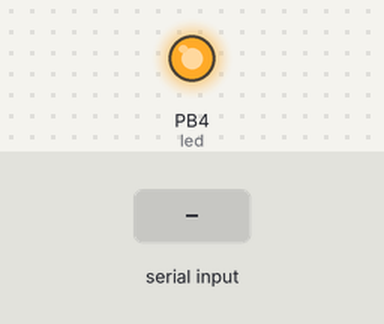
Bench run of a sketch on a simulated ATtiny85, built with avr-gcc and run on an emulated ATtiny85. Parts: output pins drawn as LEDs (lit = HIGH). The inputs (shaded band) are chosen by the test bench.

Above: at 5.2 s.
5.3 s: "1" received over the second serial link
At 6.0 s:
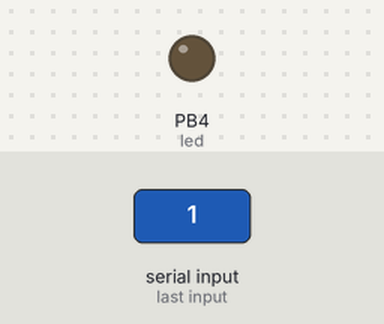
6.8 s: "0" received over the second serial link
At 7.2 s:
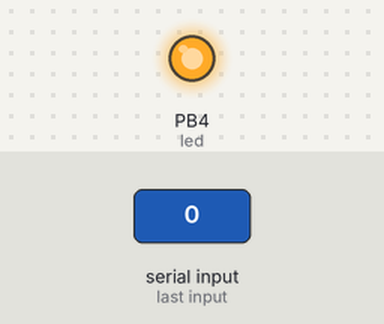
8.3 s: "2" received over the second serial link
At 9.5 s:
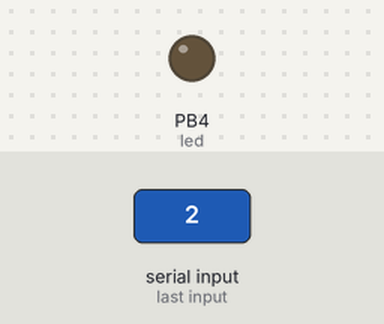
Timing chart, 0 to 11.3 s (numbered marks = the images above; inputs shaded):
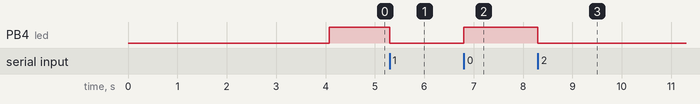

The sketch:

bluetoothHC05LED.ino
```cpp
#include <SoftwareSerial.h>  //Software Serial Port
#define RxD 1
#define TxD 2

#define DEBUG_ENABLED  1

SoftwareSerial blueToothSerial(RxD,TxD);

int led = 4;

void setup()
{
  pinMode(RxD, INPUT);
  pinMode(TxD, OUTPUT);
  setupBlueToothConnection();

  pinMode(led,OUTPUT);
  digitalWrite(led,HIGH);

}

void loop()
{ int count=0;
  char recvChar;
  while(1){
    //check if there's any data sent from the remote bluetooth shield
    if(blueToothSerial.available()){
      recvChar = blueToothSerial.read();
      count++ ;
        if(count%2==0)
          digitalWrite(led,HIGH);

        else
          digitalWrite(led,LOW);
    }
  }
}

void setupBlueToothConnection()
{
  blueToothSerial.begin(9600); //Set BluetoothBee BaudRate to default baud rate 38400
  blueToothSerial.print("\r\n+STWMOD=0\r\n"); //set the bluetooth work in slave mode
  blueToothSerial.print("\r\n+STNA=HC-05\r\n"); //set the bluetooth name as "HC-05"
  blueToothSerial.print("\r\n+STOAUT=1\r\n"); // Permit Paired device to connect me
  blueToothSerial.print("\r\n+STAUTO=0\r\n"); // Auto-connection should be forbidden here

  delay(2000); // This delay is required.
  //blueToothSerial.print("\r\n+INQ=1\r\n"); //make the slave bluetooth inquirable
  blueToothSerial.print("bluetooth connected!\n");

  delay(2000); // This delay is required.
  blueToothSerial.flush();
}
```

Measured:
- after the input at 5.3 s, PB4 (led): HIGH → LOW at once
- after the input at 6.8 s, PB4 (led): LOW → HIGH at once
- after the input at 8.3 s, PB4 (led): HIGH → LOW at once
